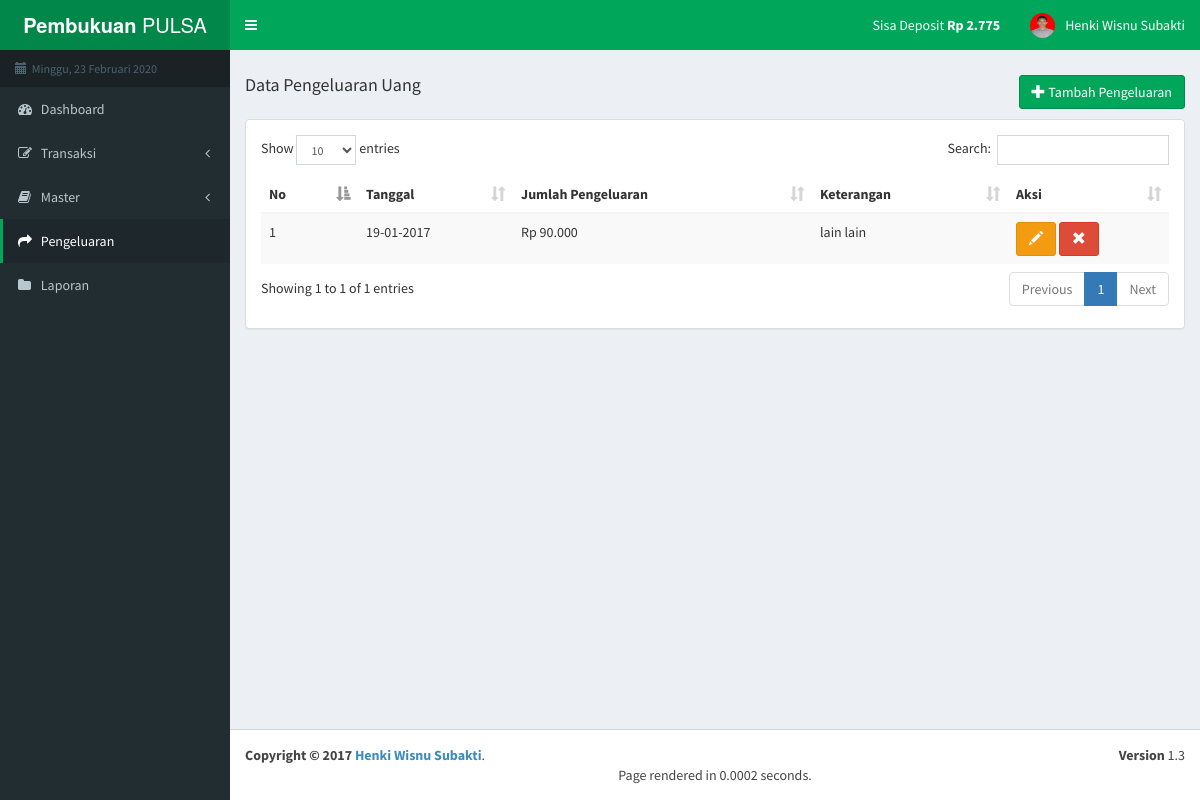
The page /index.php/pengeluaran on the database its author committed.
### tables this page shows
CREATE TABLE `pengeluaran` (
  `id_pengeluaran` int(11) NOT NULL,
  `tanggal` varchar(200) NOT NULL,
  `jumlah` int(11) NOT NULL,
  `keterangan` varchar(255) NOT NULL
);

### application/libraries/Template.php (called while the page is built)
<?php
class Template{
	protected $_ci;
	function __construct(){
		$this->_ci = &get_instance();
	}
	function display($content,$data=NULL){
		$data['headernya']=$this->_ci->load->view('template/header',$data,true);
		$data['contentnya']=$this->_ci->load->view($content,$data,true);
		$data['footernya']=$this->_ci->load->view('template/footer',$data,true);
		$this->_ci->load->view('template/index',$data);
	}
}
?>

### application/controllers/Pengeluaran.php (called while the page is built, shortened)
<?php
class Pengeluaran extends CI_Controller{
	function index(){
		$data['on_keluar']="active";
		$data['deposit']=$this->m_pengeluaran->lihatData('depo_terakhir','deposit_akhir')->result();
		$data['dataPengeluaran']=$this->m_pengeluaran->lihatData('pengeluaran','id_pengeluaran')->result();
		$this->template->display('pages/v_pengeluaran',$data);
	}
}
?>

### index.php (called while the page is built, shortened)
<?php
require_once BASEPATH.'core/CodeIgniter.php';

### application/models/M_pengeluaran.php (called while the page is built, shortened)
<?php
class M_pengeluaran extends CI_Model{
	function lihatData($table,$field){
		$this->db->order_by($field,'DESC');
		return $this->db->get($table);
	}
}
?>

### application/helpers/currency_format_helper.php (called while the page is built)
<?php  if ( ! defined('BASEPATH')) exit('No direct script access allowed');
if ( ! function_exists('currency_format'))
{
    function rupiah($number)
    {
        return 'Rp '.number_format($number,0,',','.');
    }
}

### application/views/pages/v_pengeluaran.php (the view, shortened to what this page needs)
<div class="row">
    <div class="col-lg-4 pull-left">
        <h4>Data Pengeluaran Uang</h4>
    </div>
    <div class="col-lg-8 pull-right" style="text-align:right">
    	<h4>
            <button class="btn btn-success" onclick="add_keluar()"><i class="glyphicon glyphicon-plus"></i> Tambah Pengeluaran</button>
        </h4>
    </div>
</div>
<div class="panel panel-default">
<div class="panel-body">
<table class='table table-striped table-hover display' id='table_id'>
	<thead>
		<th>No</th>
		<th>Tanggal</th>
		<th>Jumlah Pengeluaran</th>
		<th>Keterangan</th>
		<th>Aksi</th>
	</thead>
	<tbody>
			<?php
			$urut=1;
			foreach ($dataPengeluaran as $x) { ?>
		<tr>
			<td><?php echo $urut++; ?></td>
			<td><?php echo $x->tanggal; ?></td>
			<td><?php echo rupiah($x->jumlah); ?></td>
			<td><?php echo $x->keterangan; ?></td>
			<td>
				<button class="btn btn-warning" onclick="edit_keluar(<?php echo $x->id_pengeluaran;?>)"><i class="glyphicon glyphicon-pencil"></i></button>
				<button class="btn btn-danger" onclick="hapus_keluar(<?php echo $x->id_pengeluaran;?>)"><i class="glyphicon glyphicon-remove"></i></button>
			</td>
		</tr>
		<?php } ?>
	</tbody>
</table>
</div>
</div>

### rows shown on the page
pengeluaran: tanggal "19-01-2017", jumlah "Rp 90.000", keterangan "lain lain"

### other values the page prints
rupiah($x->deposit_akhir) "Rp 2.775"
